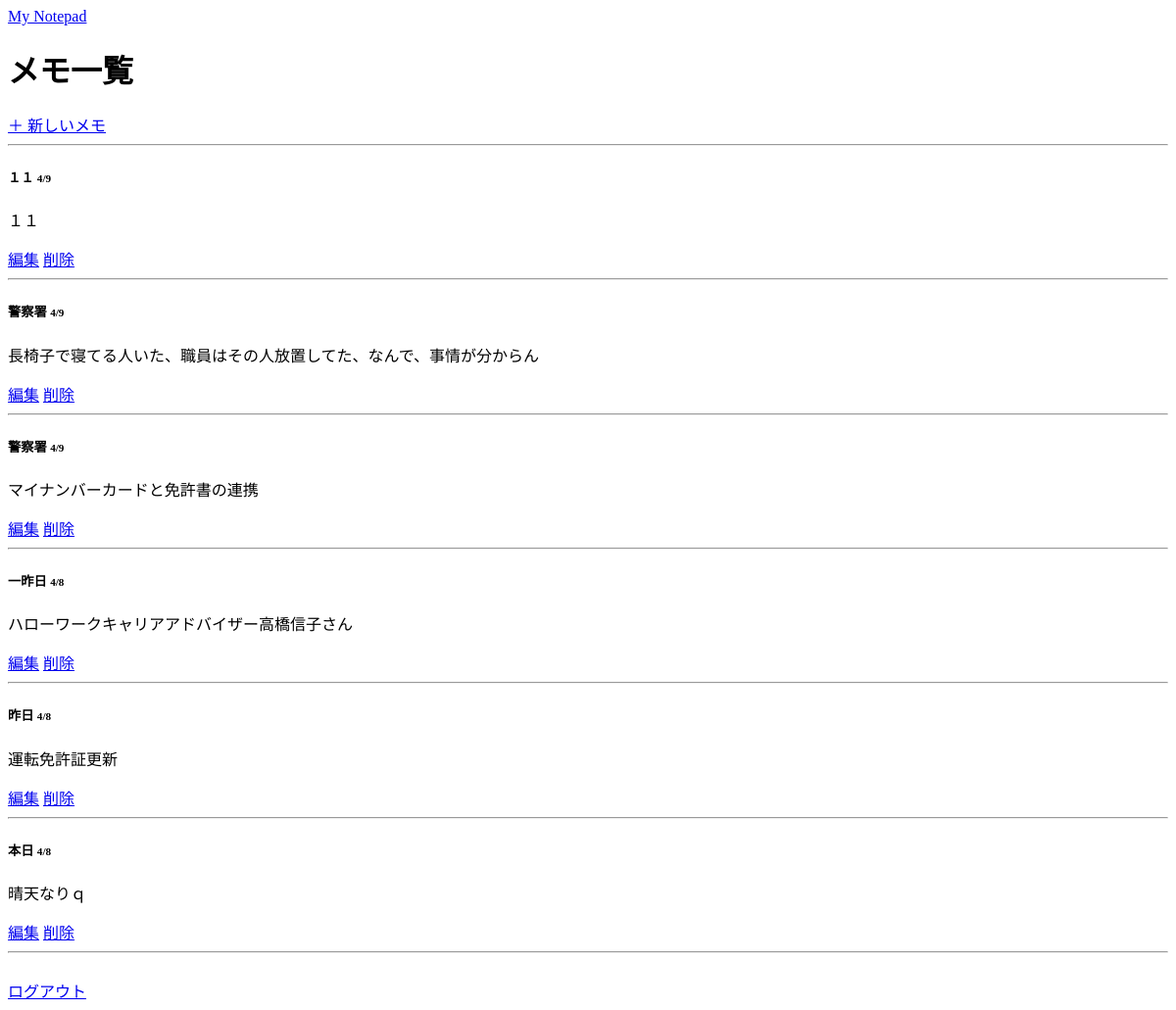
Before: /list (signed in) with the older database file.
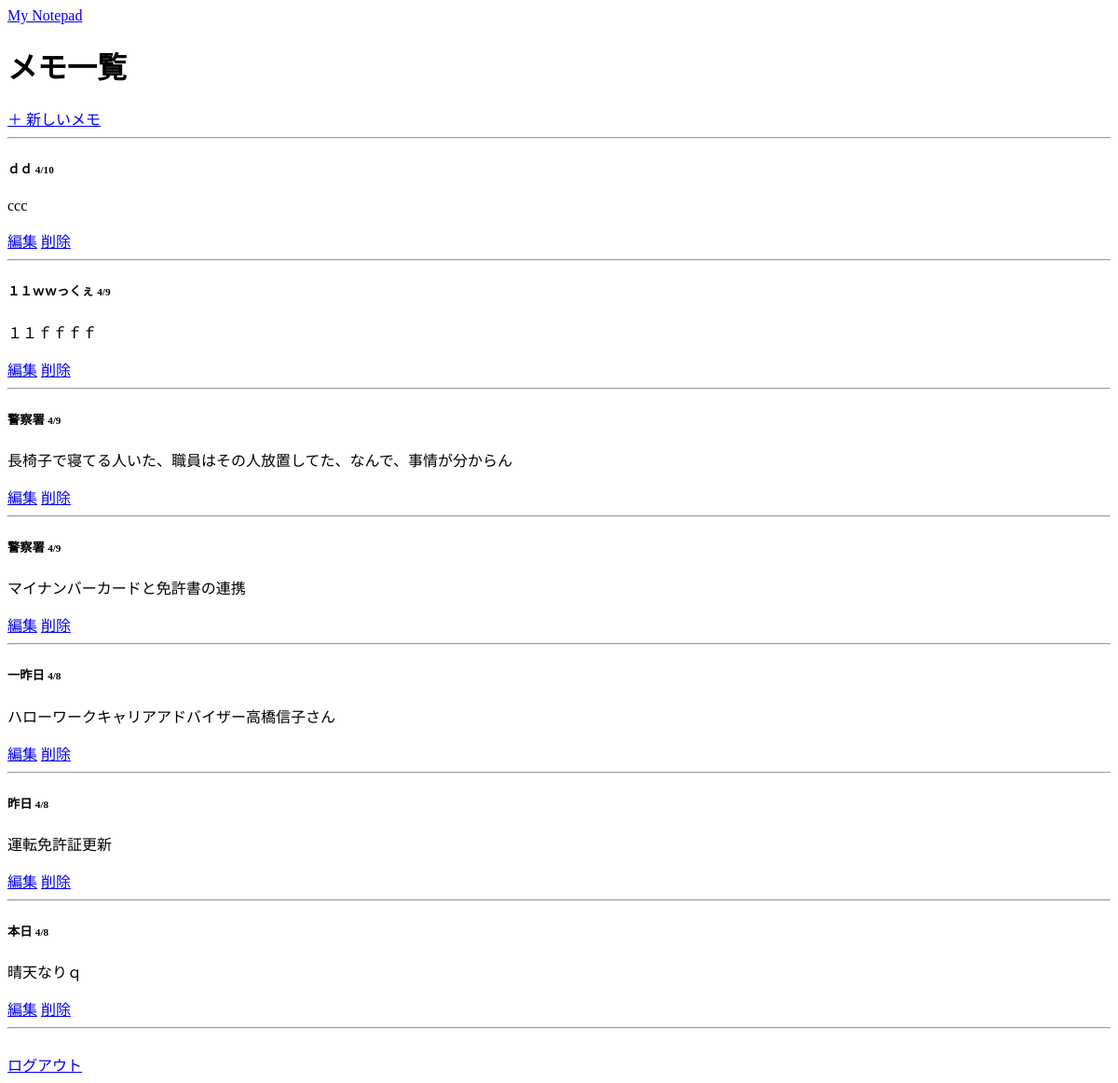
After: the same page with the newer database file.
### edit/models.py (models this page shows, shortened)
class Memo(models.Model):
    title = models.CharField(max_length=200)  # タイトル（最大200文字）
    content = models.TextField()               # メモ本文
    created_at = models.DateTimeField(auto_now_add=True)  # 作成日時（自動設定）
    updated_at = models.DateTimeField(auto_now=True)      # 更新日時（自動設定）
    class Meta:
        db_table='Memo'

### edit/views.py (the view)
# urls.py: path('',PostListView.as_view(),name='post_list'),                #←←←←←←←←どうして path('', views.memo_list, name='post_list'), が一番か？
@login_required # これ追加で未ログイン時ここに飛ばされない
def memo_list(request):
    memos=Memo.objects.all().order_by('-created_at')
    return render(request,'edit/memo_list.html',{'memos':memos})

### edit/templates/edit/memo_list.html (shortened to what this page needs)
{% extends 'edit/base.html' %}
{% block content %}
<div class="d-flex justify-content-between align-items-center mb-3">
    <h1>メモ一覧</h1>
    <a href="{% url 'memo_create' %}" class="btn btn-primary">＋ 新しいメモ</a>
</div>
<hr>
<div class="row">
    {% for memo in memos %}
    <div class="col-md-4 mb-3">
        <div class="card shadow-sm">
            <div class="card-body">
                <h5 class="card-title d-flex justify-content-between align-items-center">
                    {{ memo.title }}
                    <span class="badge bg-secondary" style="font-size: 0.7rem;">
                        {{ memo.created_at|date:"n/j" }}
                    </span>
                </h5>
                <p class="card-text text-secondary">{{ memo.content|truncatechars:50 }}</p>
                <div class="d-flex justify-content-end">
                    <a href="{% url 'memo_edit' pk=memo.pk %}" class="btn btn-sm btn-outline-secondary me-2">編集</a>
                    <a href="{% url 'memo_delete' pk=memo.pk %}" class="btn btn-sm btn-outline-danger">削除</a>
                </div>
            </div>
        </div>
    </div>
    <hr class="my-2 text-muted">
    {% endfor %}
</div>
{% endblock %}

### edit/templates/edit/base.html (shortened to what this page needs)
<!DOCTYPE html>
<html lang="ja">
<head>
</head>
<body class="bg-light">
    <nav class="navbar navbar-dark bg-dark mb-4">
        <div class="container">
            <a class="navbar-brand" href="{% url 'memo_list' %}">My Notepad</a>
        </div>
    </nav>
    <div class="container">
        {% block content %}
        {% endblock %}
    </div>
    <br>
    <nav class="navbar navbar-dark bg-dark mb-4">
        <div class="container">
            <a href="{% url 'post_list'%}">ログアウト</a>
        </div>
    </nav>
</body>
</html>

Changed rows visible on the page:
added Memo: title "ｄｄ", created_at "4/10", content "ccc"
changed Memo: title "１１" → "１１ｗｗっくぇ"; content "１１" → "１１ｆｆｆｆ"
